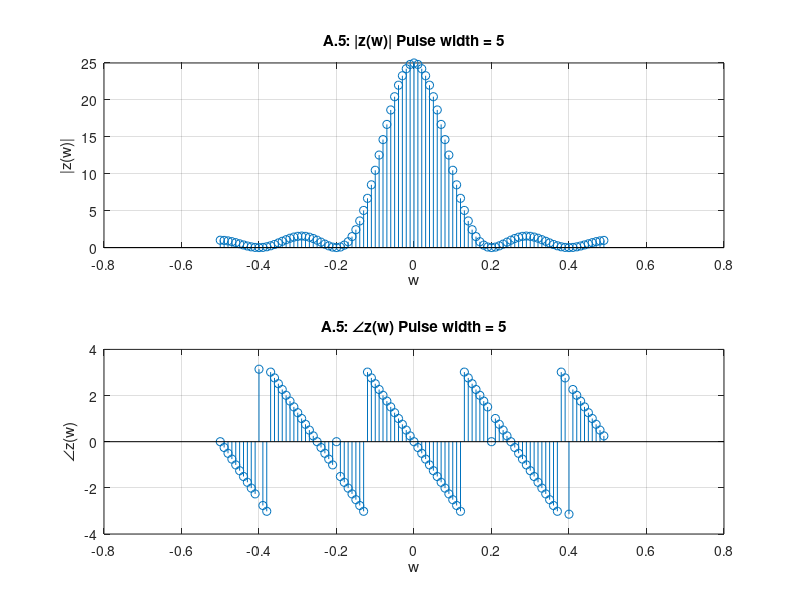
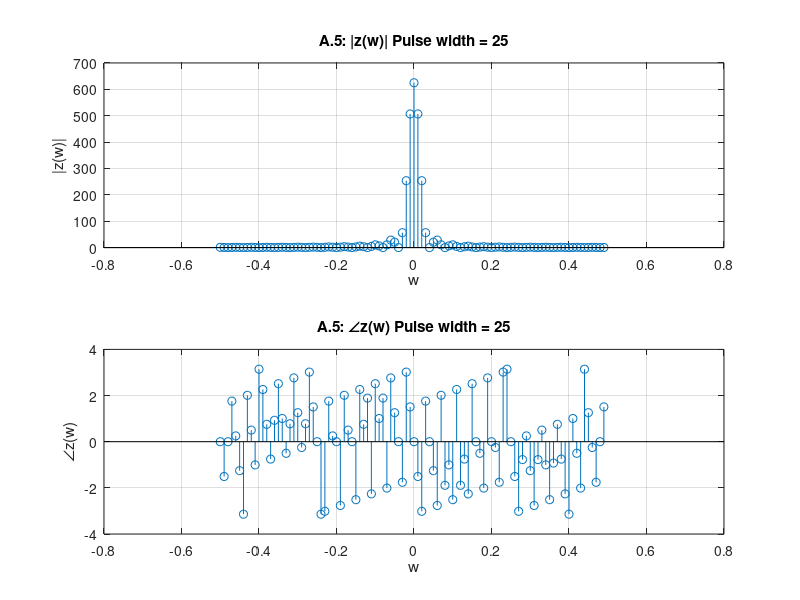

MATLAB code for these plots, in order:

%A.5 Pulse width = 5

% SIGNAL GENERATION x(t) 
N = 100; PulseWidth = 5;
t = [0:1:(N-1)];
xt = [ones(1,PulseWidth), zeros(1,N-PulseWidth)];
f = [-(N/2):1:(N/2)-1]*(1/N);


zt=conv(xt,xt);

%CALCULATE x(w)
xf = fft(xt);
%CALCULATE z(w)
zf=xf.*xf;



%PLOT MAGNITUDE AND PHASE OF z(w)
figure('name','A.5: z(w) = x(w)*x(w) Pulse width = 5');

subplot(211); stem(f,fftshift( abs(zf))); 
grid on;
title('A.5: |z(w)| Pulse width = 5')
xlabel('w')
ylabel('|z(w)|')

subplot(212); stem(f,fftshift(angle(zf))); 
grid on;
title('A.5: ∠z(w) Pulse width = 5');
xlabel('w');
ylabel('∠z(w)');

%A.5 Pulse width = 25

% SIGNAL GENERATION x(t) 
N = 100; PulseWidth = 25;
t = [0:1:(N-1)];
xt = [ones(1,PulseWidth), zeros(1,N-PulseWidth)];
f = [-(N/2):1:(N/2)-1]*(1/N);

zt=conv(xt,xt);

%CALCULATE x(w)
xf = fft(xt);
%CALCULATE z(w)
zf=xf.*xf;



%PLOT MAGNITUDE AND PHASE OF z(w)
figure('name','A.5: z(w) = x(w)*x(w) Pulse width = 25');

subplot(211); stem(f,fftshift( abs(zf))); 
grid on;
title('A.5: |z(w)| Pulse width = 25')
xlabel('w')
ylabel('|z(w)|')

subplot(212); stem(f,fftshift(angle(zf))); 
grid on;
title('A.5: ∠z(w) Pulse width = 25');
xlabel('w');
ylabel('∠z(w)');

















